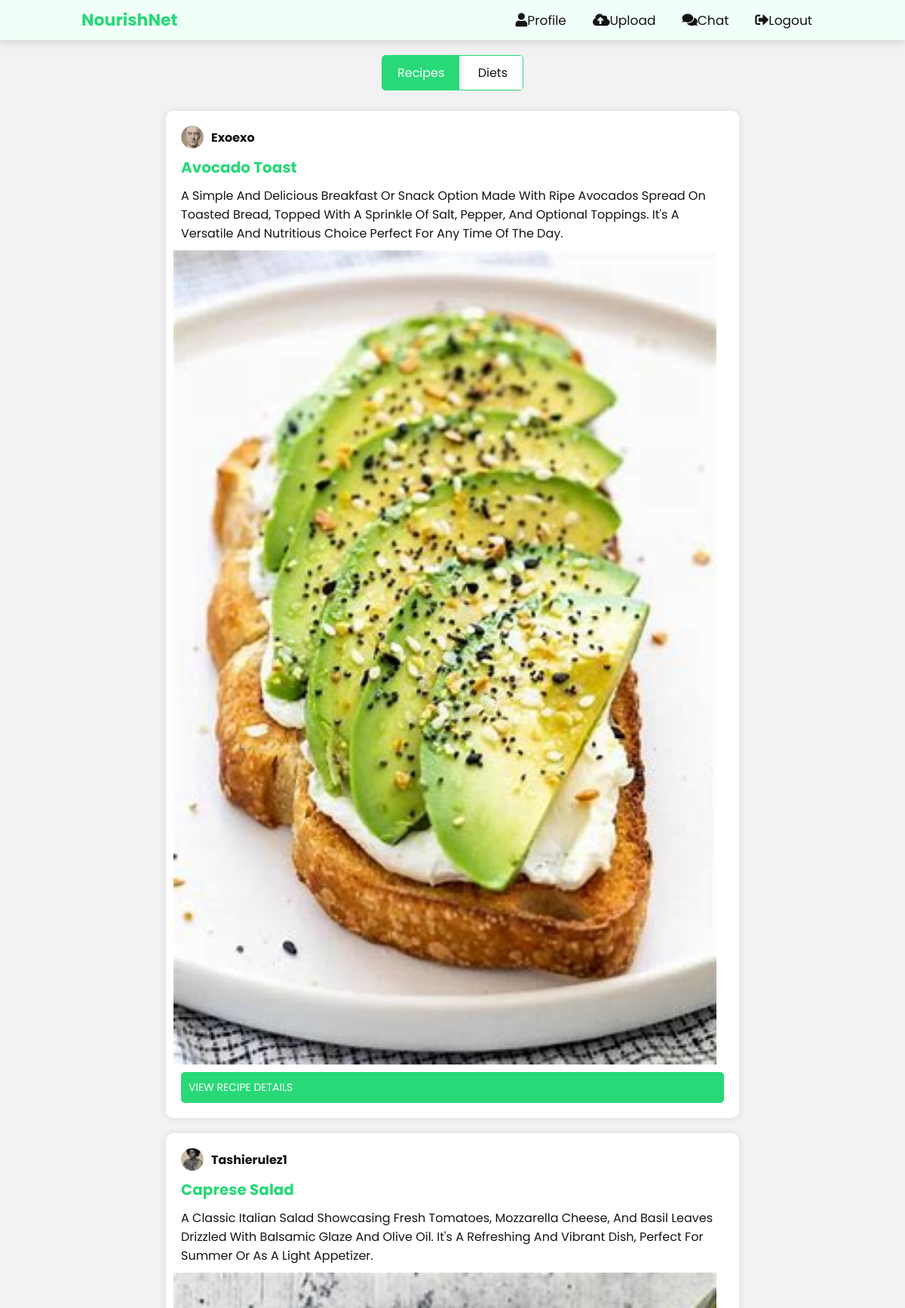
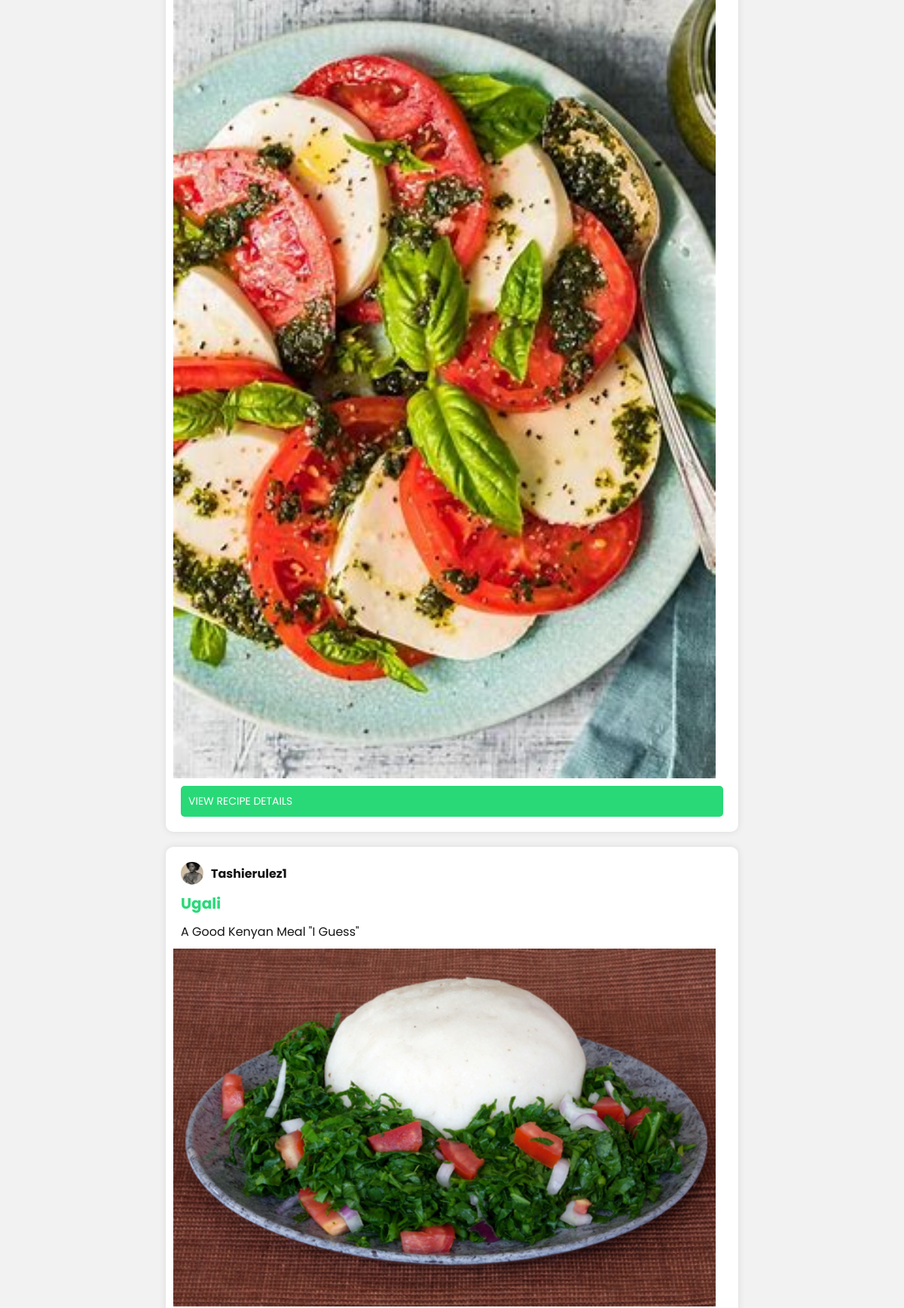
The page /user.php (signed in, upper part) on the database its author committed (2 pictures, top to bottom).
### tables this page shows
CREATE TABLE `recipe` (
  `recipe_id` int(11) NOT NULL,
  `user_id` int(11) DEFAULT NULL,
  `recipe` varchar(255) NOT NULL,
  `recipe_description` text DEFAULT NULL,
  `recipe_ingredients` text DEFAULT NULL,
  `recipe_instructions` text DEFAULT NULL,
  `recipe_image` varchar(255) DEFAULT NULL,
  `recipe_tag` varchar(255) NOT NULL,
  `recipe_nutrition` varchar(500) NOT NULL,
  `recipe_suitability` varchar(500) NOT NULL,
  `date_created` datetime NOT NULL DEFAULT current_timestamp(),
  `date_modified` datetime NOT NULL DEFAULT current_timestamp() ON UPDATE current_timestamp()
);

CREATE TABLE `users` (
  `user_id` int(255) NOT NULL,
  `username` varchar(255) NOT NULL,
  `password` varchar(255) NOT NULL,
  `email` varchar(255) NOT NULL,
  `user_type` varchar(255) NOT NULL,
  `profile_image` varchar(255) DEFAULT NULL
);

### user.php (the view, shortened to what this page needs)
<?php
include 'db_connect.php';
$feed = ['recipes' => [], 'diets' => []];
$recipesQuery = "SELECT r.*, u.username, u.profile_image
                 FROM recipe r
                 JOIN users u ON r.user_id = u.user_id
                 ORDER BY r.date_created DESC";
$recipesResult = mysqli_query($conn, $recipesQuery);
if ($recipesResult) {
    while ($recipe = mysqli_fetch_assoc($recipesResult)) {
        $feed['recipes'][] = $recipe;
    }
} else {
    echo "Error fetching recipes: " . mysqli_error($conn);
}
$dietsQuery = "SELECT d.*, u.username, u.profile_image, c.category_name
               FROM foods d
               JOIN users u ON d.user_id = u.user_id
               JOIN food_categories fc ON d.food_id = fc.food_id
               JOIN categories c ON fc.category_id = c.category_id
               ORDER BY d.created_at DESC";
$dietsResult = mysqli_query($conn, $dietsQuery);
if ($dietsResult) {
    while ($diet = mysqli_fetch_assoc($dietsResult)) {
        $feed['diets'][] = $diet;
    }
} else {
    echo "Error fetching diets: " . mysqli_error($conn);
}
?>
<!DOCTYPE html>
<html lang="en">
<head>
    <link rel="stylesheet" href="../styling/user.css">
    <link rel="stylesheet" href="https://cdnjs.cloudflare.com/ajax/libs/font-awesome/5.15.4/css/all.min.css">
</head>
<body>
    <header class="header">
        <a href="#" class="logo">NourishNet</a>
        <nav class="navbar">
            <a href="profile.php"><i class="fas fa-user"></i>profile</a>
            <a href="uploadrecipe.php"><i class="fas fa-cloud-upload-alt"></i>upload</a>
            <a href="userconsultation.php"><i class="fas fa-comments"></i>chat</a>
            <a href="logout.php"><i class="fas fa-sign-out-alt"></i>logout</a>
        </nav>
    </header>
    <div id="toggle-container">
        <div class="toggle-buttons">
            <button class="toggle-button active" onclick="showRecipes()">Recipes</button>
            <button class="toggle-button" onclick="showDiets()">Diets</button>
        </div>
    </div>
    <div id="feed-container">
        <div id="recipes" class="feed-section">
            <?php if (!empty($feed['recipes'])): ?>
                <?php foreach ($feed['recipes'] as $recipe): ?>
                    <div class="feed-item">
                        <a href="profile.php?user_id=<?php echo $recipe['user_id']; ?>" class="profile-link">
                            <img src="<?php echo $recipe['profile_image'] ?? 'default_profile.png'; ?>" alt="Profile Image">
                            <span class="username"><?php echo $recipe['username']; ?></span>
                        </a>
                        <h3 class="item-title"><?php echo $recipe['recipe']; ?></h3>
                        <p class="item-description"><?php echo $recipe['recipe_description']; ?></p>
                        <?php if (!empty($recipe['recipe_image'])): ?>
                            <img src="<?php echo $recipe['recipe_image']; ?>" alt="Recipe Image" class="item-image">
                        <?php endif; ?>
                        <a href="recipedetails.php?recipe_id=<?php echo $recipe['recipe_id']; ?>" class="view-details-button">View Recipe Details</a>
                    </div>
                <?php endforeach; ?>
            <?php else: ?>
                <p>No recipes found.</p>
            <?php endif; ?>
        </div>
    </div>
</body>
</html>

### styling/user.css (style rules this page uses)
:root { --main-color: #29d978; --primary: #f0fff7; --black: #141414; --white: #fff; --bg: #f2f2f2; --light-black: #666; }
* { font-family: 'Poppins', sans-serif; margin: 0; padding: 0; box-sizing: border-box; outline: none; border: none; text-decoration: none; text-transform: capitalize; transition: 0.2s linear; }
html { font-size: 62.5%; overflow-x: hidden; scroll-behavior: smooth; scroll-padding-top: 6rem; }
body { background: var(--bg); font-size: 1.6rem; }
.header { background: var(--primary); padding: 1rem 9%; display: flex; justify-content: space-between; align-items: center; box-shadow: 0 0.5rem 1rem rgba(0, 0, 0, 0.1); }
.header .logo { font-size: 2.2rem; font-weight: bolder; color: var(--main-color); text-decoration: none; }
.header .navbar { display: flex; }
.header .navbar a { font-size: 1.7rem; margin-left: 2rem; color: var(--black); cursor: pointer; text-decoration: none; }
.navbar a i { font-size: 1.8rem; color: var(--black); }
.navbar a { margin-right: 1.5rem; }
#toggle-container { text-align: center; margin-top: 2rem; }
.toggle-buttons { display: inline-block; border: 0.1rem solid var(--main-color); border-radius: 0.5rem; overflow: hidden; }
.toggle-button { padding: 1rem 2rem; font-size: 1.6rem; color: var(--black); background: var(--white); border: none; cursor: pointer; transition: background 0.3s ease, color 0.3s ease; }
.toggle-button.active { background: var(--main-color); color: var(--white); }
#feed-container { display: flex; justify-content: center; align-items: flex-start; margin-top: 2rem; }
.feed-section { max-width: 800px; margin: 0 auto; padding: 0 20px; }
.feed-item { margin-bottom: 20px; padding: 20px; background-color: var(--white); border-radius: 10px; box-shadow: 0 0 10px rgba(0, 0, 0, 0.1); }
.feed-item .profile-link { display: flex; align-items: center; text-decoration: none; color: var(--black); }
.feed-item .profile-link img { width: 3rem; height: 3rem; border-radius: 50%; margin-right: 1rem; }
.feed-item .profile-link .username { font-size: 1.6rem; font-weight: bold; }
.feed-item .item-title { font-size: 2rem; color: var(--main-color); margin: 1rem 0; }
.feed-item .item-description { font-size: 1.6rem; color: var(--black); margin-bottom: 1rem; }
.feed-item .item-image { width: 100%; max-width: 100%; height: auto; display: block; margin-bottom: 1rem; width: calc(100% + 2rem); margin-left: -1rem; }
.feed-item .view-details-button { display: block; padding: 1rem; background: var(--main-color); color: var(--white); text-align: left; border-radius: 0.5rem; text-transform: uppercase; font-size: 1.4rem; transition: background 0.3s ease, color 0.3s ease; }

### rows shown on the page
recipe: user.profile_image (picture), user.username "Exoexo", recipe "Avocado Toast", recipe_description "A Simple And Delicious Breakfast Or Snack Option Made With Ripe Avocados Spread On Toasted Bread, Topped With A Sprinkle Of Salt, Pepper, And Optional Toppings. It's A Versatile And Nutritious Choice Perfect For Any Time Of The Day.", recipe_image (picture)
recipe: user.profile_image (picture), user.username "Tashierulez1", recipe "Caprese Salad", recipe_description "A Classic Italian Salad Showcasing Fresh Tomatoes, Mozzarella Cheese, And Basil Leaves Drizzled With Balsamic Glaze And Olive Oil. It's A Refreshing And Vibrant Dish, Perfect For Summer Or As A Light Appetizer.", recipe_image (picture)
recipe: user.profile_image (picture), user.username "Tashierulez1", recipe "Ugali", recipe_description "A Good Kenyan Meal \"i Guess\"", recipe_image (picture)
